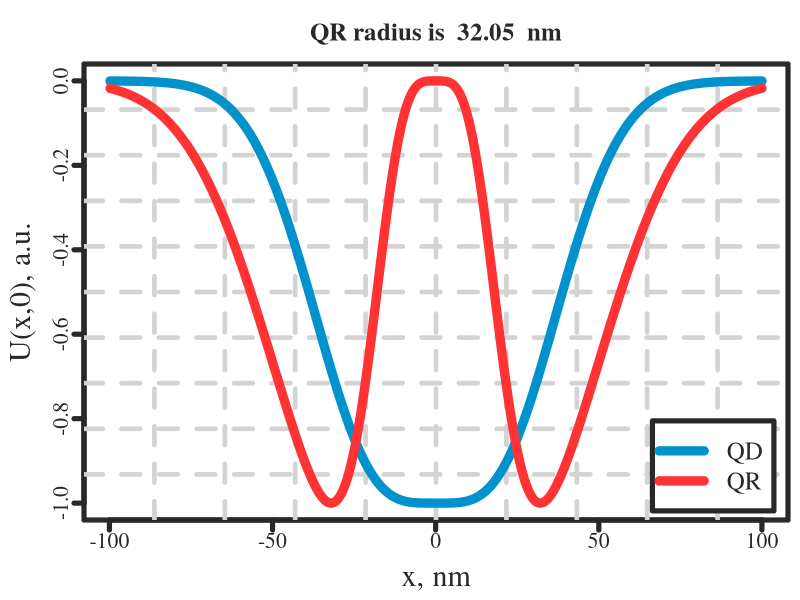
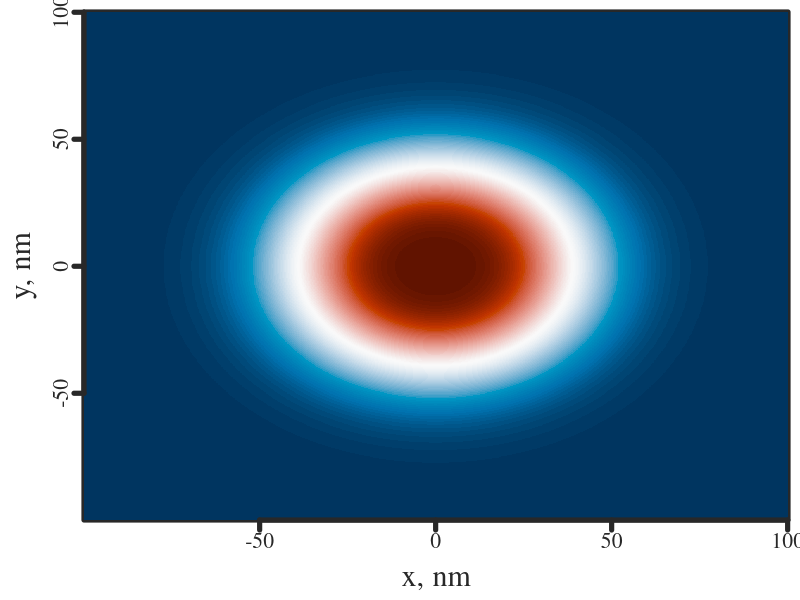
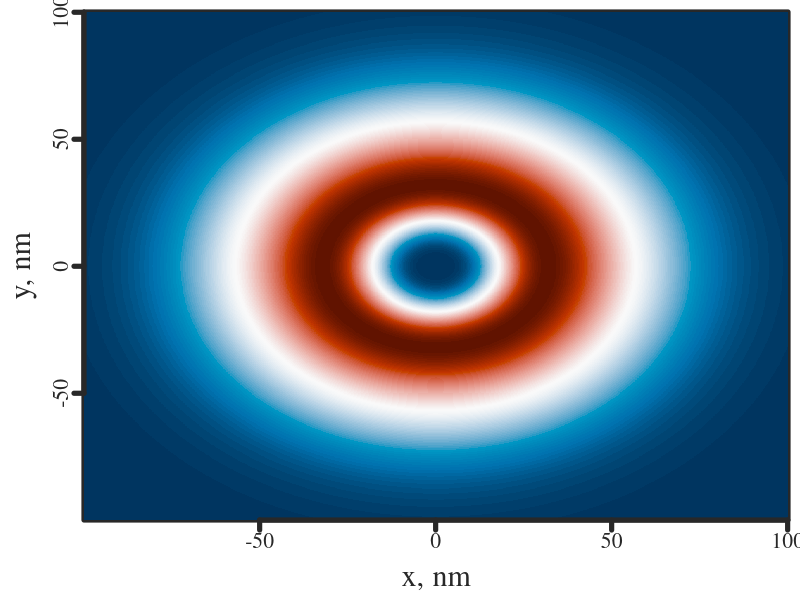
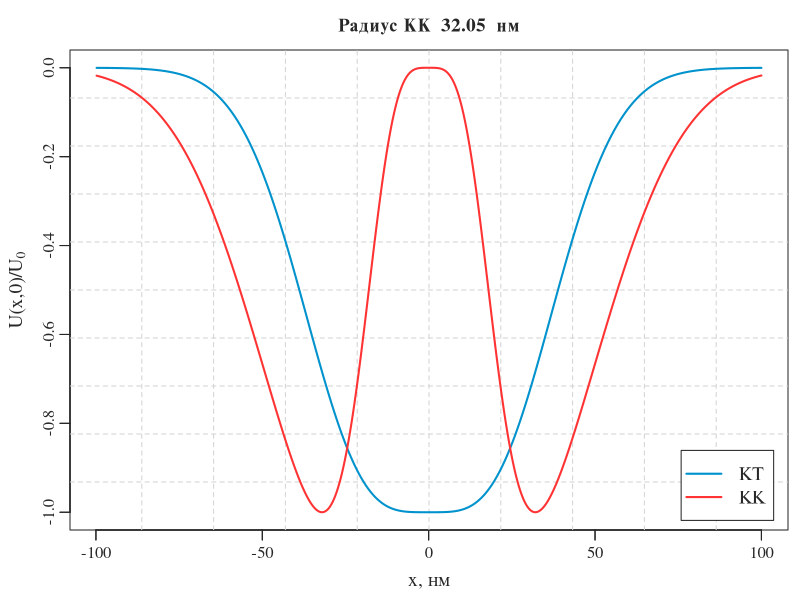

Source code (R) for these figures, in order:
#Color plot of smooth lines with R base package

# The position of the legend can be specified also using the following keywords:
# "bottomright", "bottom", "bottomleft", "left", "topleft", "top", "topright", "right" and "center".
# The parameter inset is used to create margins

tol <- 1e-9

a <- 30
a1 <- 40
b1 <- 15
R <- 2*a1*b1*sqrt((log(a1)-log(b1))/(a1^2-b1^2))
A <- (1+R^2/a1^2)*exp(-R^2/a1^2) - (1+R^2/b1^2)*exp(-R^2/b1^2)

xmax <- 100
Nx <- 1000

x <- -xmax + (1:Nx)/Nx*2*xmax
y <- x

UQD <- function(x, y){(1+x^2/a^2+y^2/a^2)*exp(-x^2/a^2-y^2/a^2)}
UQR <- function(x, y){((1+x^2/a1^2+y^2/a1^2)*exp(-x^2/a1^2-y^2/a1^2) - (1+x^2/b1^2+y^2/b1^2)*exp(-x^2/b1^2-y^2/b1^2))/A}

z1 <- UQD(x,0)*(-1)
z2 <- UQR(x,0)*(-1)

u1 <- outer(x,y,FUN = UQD)
u2 <- outer(x,y,FUN = UQR)

#=========================================

nms <- c("QD","QR")

x_max <- max(x)
x_min <- min(x)
x_length <- x_max-x_min
z_max <- max(z1,z2)
z_min <- min(z1,z2)

number_of_lines <- 2

cols <- c("#0092cc", "#ff3333")
ltys <- c(1, 1)
pchs <- c(NA, NA)


col_main <- "#282828"
lwd_main <- 5
axis_label_size <- 1.8
legend_font_size <- 1.5
tick_font_size <- 1.3
title_font_size <- 1.5

filename <- paste("qd_qr_potential_", sep="")

png(paste(filename, "1d.png", sep = ""), width = 2000, height = 2000, units = "px", pointsize = 45)
# par(mar = c(bottom, left, top, right))
par(mar = c(4.0, 4.2, 3.2, 0.6), mgp = c(2.5, 0.6, 0), lwd = lwd_main, family = "Times",
    bg = "#ffffff", col = col_main, col.lab = col_main, col.axis = col_main, col.main = col_main)

line_width <- 9
psz <- 1

plot(0, 0, pch = NA, # log = "y",
    xlim = c(x_min, x_max), ylim = c(z_min, z_max), 
    xlab = "x, nm", 
    ylab = "U(x,0), a.u.", 
    main = paste("QR radius is ", format(R, digits=4), " nm"),
    cex.axis = tick_font_size,
    cex.main = title_font_size,
    cex.lab = axis_label_size)

axis(1, col.ticks = col_main, lwd = lwd_main, lwd.ticks = lwd_main, col = col_main, labels = FALSE)
axis(2, col.ticks = col_main, lwd = lwd_main, lwd.ticks = lwd_main, col = col_main, labels = FALSE)

grid(nx = 10, ny = 10, col = "lightgray", lty = 2, lwd = 0.5*line_width, equilogs = FALSE)

lines(x, z1, lwd = line_width, col = cols[1], lty = ltys[1])
lines(x, z2, lwd = line_width, col = cols[2], lty = ltys[2])

legend("bottomright", inset = 0.02, 
    legend = nms, 
    lwd = rep(line_width, number_of_lines), 
    lty = ltys,
    pch = pchs, 
    col = cols, 
    cex = legend_font_size,
    box.col = col_main)

dev.off()


png(paste("qd_potential_2d.png", sep = ""), width = 2000, height = 2000, units = "px", pointsize = 45)
# par(mar = c(bottom, left, top, right))
par(mar = c(4.0, 4.2, 0.6, 0.6), mgp = c(2.5, 0.6, 0), lwd = lwd_main, family = "Times",
    bg = "#ffffff", col = col_main, col.lab = col_main, col.axis = col_main, col.main = col_main)

line_width <- 9
psz <- 1

image(x, y, u1,
    xlab = "x, nm", 
    ylab = "y, nm", 
    cex.axis = tick_font_size,
    cex.main = title_font_size,
    cex.lab = axis_label_size,
    col = hcl.colors(100, "RdBu", rev = TRUE),
    useRaster = TRUE)

axis(1, col.ticks = col_main, lwd = lwd_main, lwd.ticks = lwd_main, col = col_main, labels = FALSE)
axis(2, col.ticks = col_main, lwd = lwd_main, lwd.ticks = lwd_main, col = col_main, labels = FALSE)

dev.off()


png(paste("qr_potential_2d.png", sep = ""), width = 2000, height = 2000, units = "px", pointsize = 45)
# par(mar = c(bottom, left, top, right))
par(mar = c(4.0, 4.2, 0.6, 0.6), mgp = c(2.5, 0.6, 0), lwd = lwd_main, family = "Times",
    bg = "#ffffff", col = col_main, col.lab = col_main, col.axis = col_main, col.main = col_main)

line_width <- 9
psz <- 1

image(x, y, u2,
    xlab = "x, nm", 
    ylab = "y, nm", 
    cex.axis = tick_font_size,
    cex.main = title_font_size,
    cex.lab = axis_label_size,
    col = hcl.colors(100, "RdBu", rev = TRUE),
    useRaster = TRUE)

axis(1, col.ticks = col_main, lwd = lwd_main, lwd.ticks = lwd_main, col = col_main, labels = FALSE)
axis(2, col.ticks = col_main, lwd = lwd_main, lwd.ticks = lwd_main, col = col_main, labels = FALSE)

dev.off()

# PDF изображения

nms <- c("КТ","КК")

lwd_main <- 1
axis_label_size <- 14/12
legend_font_size <- 14/12
tick_font_size <- 1
title_font_size <- 14/12

filename <- paste("qd_qr_potential_", sep="")

cairo_pdf(paste(filename, "1d.pdf", sep = ""), width = 6, height = 4)
# par(mar = c(bottom, left, top, right))
par(mar = c(3.5, 3.5, 2.5, 0.6), mgp = c(2, 0.6, 0), lwd = lwd_main, family = "Times",
    bg = "#ffffff", col = col_main, col.lab = col_main, col.axis = col_main, col.main = col_main)

line_width <- 2
psz <- 1

plot(0, 0, pch = NA, # log = "y",
    xlim = c(x_min, x_max), ylim = c(z_min, z_max), 
    xlab = "x, нм", 
    ylab = expression(paste("U(x,0)/", U[0])), 
    main = paste("Радиус КК ", format(R, digits=4), " нм"),
    cex.axis = tick_font_size,
    cex.main = title_font_size,
    cex.lab = axis_label_size)

axis(1, col.ticks = col_main, lwd = lwd_main, lwd.ticks = lwd_main, col = col_main, labels = FALSE)
axis(2, col.ticks = col_main, lwd = lwd_main, lwd.ticks = lwd_main, col = col_main, labels = FALSE)

grid(nx = 10, ny = 10, col = "lightgray", lty = 2, lwd = 0.5*line_width, equilogs = FALSE)

lines(x, z1, lwd = line_width, col = cols[1], lty = ltys[1])
lines(x, z2, lwd = line_width, col = cols[2], lty = ltys[2])

legend("bottomright", inset = 0.02, 
    legend = nms, 
    lwd = rep(line_width, number_of_lines), 
    lty = ltys,
    pch = pchs, 
    col = cols, 
    cex = legend_font_size,
    box.col = col_main)

dev.off()
